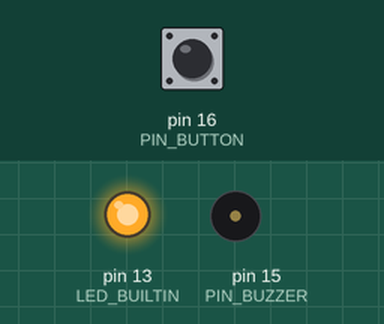
Simulated run of this sketch. Board: Arduino Uno, built with avr-gcc and run on an emulated ATmega328P. Parts: output pins drawn as LEDs (lit = HIGH), buzzer (waves = sounding, pin HIGH). Inputs (shaded band) come from the test bench; at power-on: pin 16 (PIN_BUTTON) HIGH.

Above: at 1.2 s.
1.3 s: pin 16 (PIN_BUTTON) pulled LOW for 0.15 s
At 1.37 s:
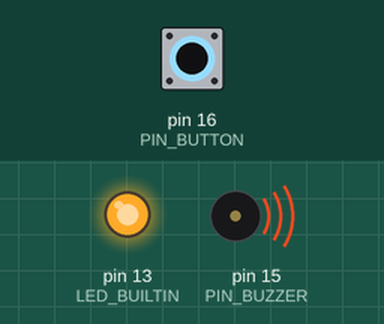
2.9 s: pin 16 (PIN_BUTTON) pulled LOW for 3.2 s
At 7.0 s:
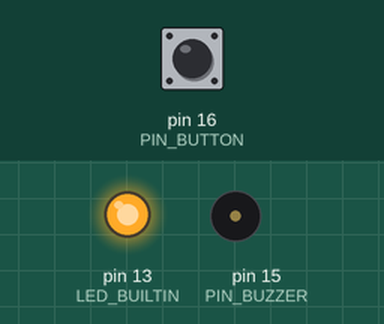
Timing chart, 0 to 8.5 s (numbered marks = the images above; inputs shaded):
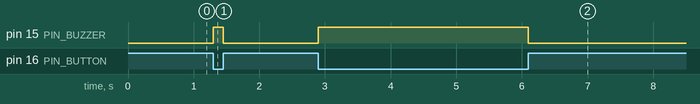

The sketch:

Sketch_06.1_Doorbell.ino
```cpp
/**********************************************************************
  Filename    : Doorbell
  Description : Control active buzzer by button.
  Auther      : www.freenove.com
  Modification: 2021/10/13
**********************************************************************/
#define PIN_BUZZER 15
#define PIN_BUTTON 16

void setup() {
  pinMode(PIN_BUZZER, OUTPUT);
  pinMode(LED_BUILTIN, OUTPUT);
  pinMode(PIN_BUTTON, INPUT);
  digitalWrite(PIN_BUZZER,LOW);
  digitalWrite(LED_BUILTIN,HIGH);
}

void loop() {
  if (digitalRead(PIN_BUTTON) == LOW) {
    digitalWrite(PIN_BUZZER,HIGH);
  }else{
    digitalWrite(PIN_BUZZER,LOW);
  }
}
```

Measured:
- after the input at 1.3 s, pin 15 (PIN_BUZZER): LOW → HIGH at once, → LOW 0.15 s later
- after the input at 2.9 s, pin 15 (PIN_BUZZER): LOW → HIGH at once, → LOW 3.2 s later
